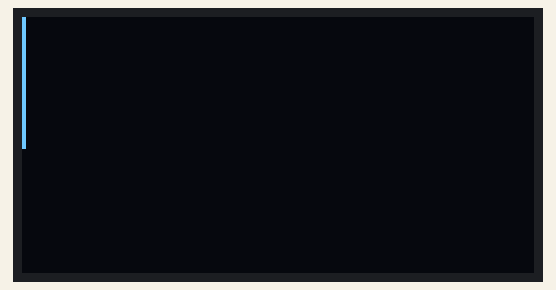
Recording of a sketch running on a simulated Arduino Uno, built with avr-gcc and run on an emulated ATmega328P. Shown: 128×64 one-colour display. The display library's start-up logo is not drawn.

Above: at 0.61 s.
At 1.91 s:
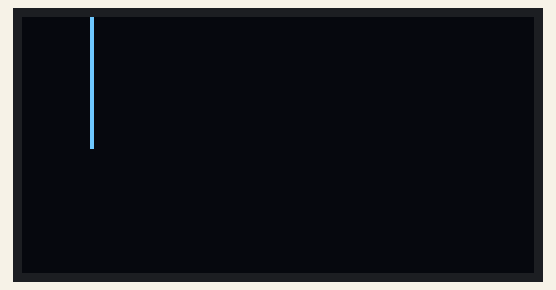
At 3.2 s:
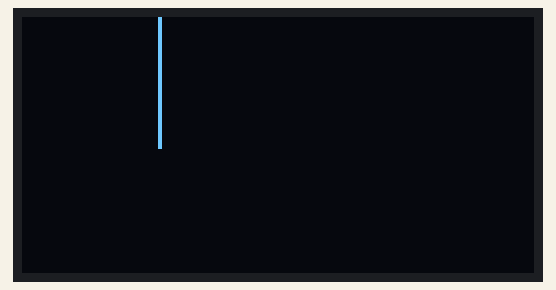
At 5.79 s:
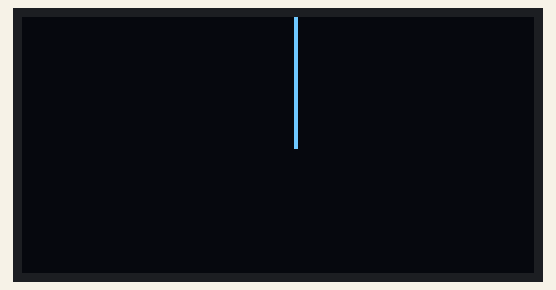
At 8.39 s:
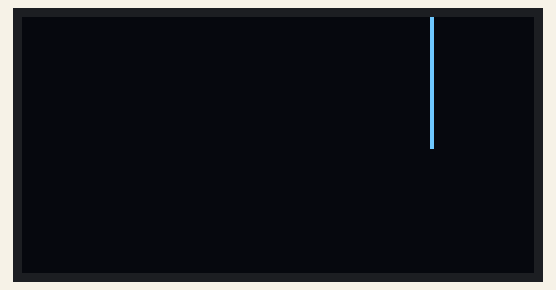
At 11.05 s:
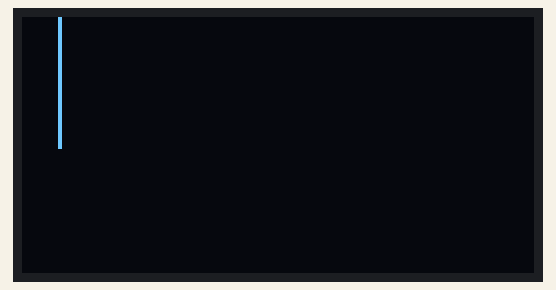

Measured:
- by itself, everything shown: repeats every 9.8 s, in 128 steps

The sketch:

foodscale_screentest.ino
```cpp
#include <SPI.h>
#include <Wire.h>
#include <Adafruit_GFX.h>
#include <Adafruit_SSD1306.h>

// If using software SPI (the default case):
#define OLED_MOSI   9
#define OLED_CLK   10
#define OLED_DC    11
#define OLED_CS    12
#define OLED_RESET 13
Adafruit_SSD1306 display(OLED_MOSI, OLED_CLK, OLED_DC, OLED_RESET, OLED_CS);

void setup() {
  // put your setup code here, to run once:
  Serial.begin(9600);
  display.begin(SSD1306_SWITCHCAPVCC);

  display.display();//show buffer, initialized with adafruit logo
  delay(500);

  display.clearDisplay();// Clear the buffer.
  display.display();

  //display.drawLine(0,0,0,32,WHITE); //col, ligne, col, ligne
  //display.display();
}

void loop() {
  int i=0;
  for (i=0;i<128;i++)
  {
    display.drawLine(i,0,i,32,WHITE);
    display.display();
    delay(50);
    display.clearDisplay();
  }
}
```
